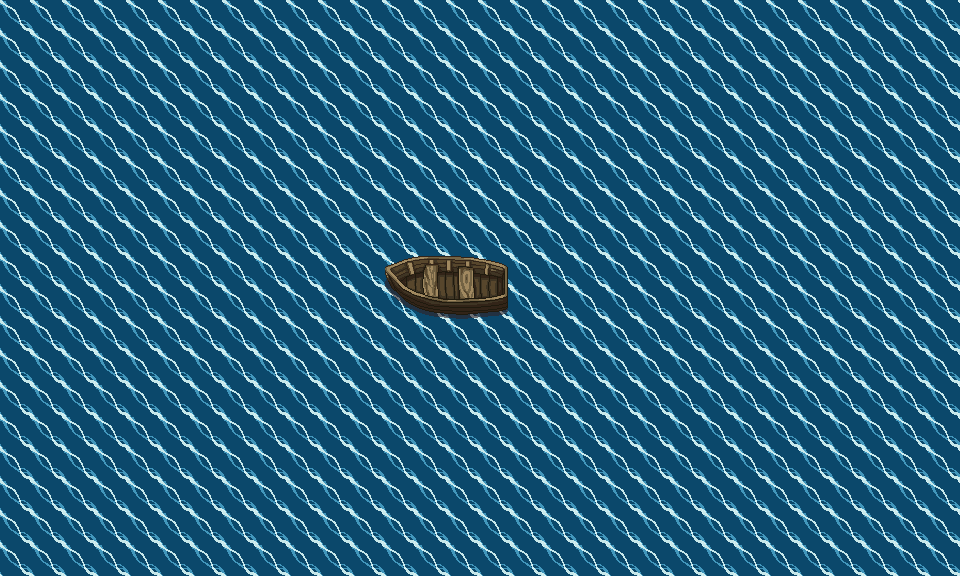

Below is a game level as drawn by its tile map, then a one-line description and the .tmx that defines it (tile-layer data replaced by summaries):
An orthogonal 30x18 tile map with 32x32 px tiles, 3 tile layers (Water, Boat, Overlay) and 3 objects.

<map version="1.0" orientation="orthogonal" renderorder="right-down" width="30" height="18" tilewidth="32" tileheight="32" nextobjectid="4">
 <tileset firstgid="1" name="alltiles" tilewidth="32" tileheight="32" tilecount="4096" columns="64">
  <image source="../Tilesets/alltiles.png" width="2048" height="2048" />
  <tile id="123">
   <properties>
    <property name="HasCollision" type="bool" value="true" />
   </properties>
  </tile>
  <tile id="126">
   <properties>
    <property name="HasCollision" type="bool" value="true" />
   </properties>
  </tile>
  <tile id="187">
   <properties>
    <property name="HasCollision" type="bool" value="true" />
   </properties>
  </tile>
  <tile id="188">
   <properties>
    <property name="HasCollision" type="bool" value="true" />
   </properties>
  </tile>
  <tile id="189">
   <properties>
    <property name="HasCollision" type="bool" value="true" />
   </properties>
  </tile>
  <tile id="190">
   <properties>
    <property name="HasCollision" type="bool" value="true" />
   </properties>
  </tile>
  <tile id="243">
   <properties>
    <property name="IsWaterfall" type="bool" value="true" />
   </properties>
  </tile>
  <tile id="370">
   <properties>
    <property name="HasCollision" type="bool" value="true" />
   </properties>
  </tile>
  <tile id="372">
   <properties>
    <property name="HasCollision" type="bool" value="true" />
   </properties>
  </tile>
  <tile id="379">
   <properties>
    <property name="HasCollision" type="bool" value="true" />
   </properties>
  </tile>
  <tile id="380">
   <properties>
    <property name="HasCollision" type="bool" value="true" />
   </properties>
  </tile>
  <tile id="381">
   <properties>
    <property name="HasCollision" type="bool" value="true" />
   </properties>
  </tile>
  <tile id="382">
   <properties>
    <property name="HasCollision" type="bool" value="true" />
   </properties>
  </tile>
  <tile id="443">
   <properties>
    <property name="HasCollision" type="bool" value="true" />
   </properties>
  </tile>
  <tile id="444">
   <properties>
    <property name="HasCollision" type="bool" value="true" />
   </properties>
  </tile>
  <tile id="445">
   <properties>
    <property name="HasCollision" type="bool" value="true" />
   </properties>
  </tile>
  <tile id="446">
   <properties>
    <property name="HasCollision" type="bool" value="true" />
   </properties>
  </tile>
  <tile id="890">
   <properties>
    <property name="IsLake" type="bool" value="true" />
   </properties>
  </tile>
  <tile id="1080">
   <properties>
    <property name="HasCollision" type="bool" value="true" />
   </properties>
  </tile>
  <tile id="1081">
   <properties>
    <property name="HasCollision" type="bool" value="true" />
   </properties>
  </tile>
  <tile id="1082">
   <properties>
    <property name="HasCollision" type="bool" value="true" />
   </properties>
  </tile>
  <tile id="1622">
   <properties>
    <property name="IsDeepOcean" type="bool" value="true" />
   </properties>
   <animation>
    <frame tileid="1622" duration="100" />
    <frame tileid="1623" duration="100" />
    <frame tileid="1624" duration="100" />
    <frame tileid="1625" duration="100" />
    <frame tileid="1626" duration="100" />
    <frame tileid="1627" duration="100" />
    <frame tileid="1628" duration="100" />
    <frame tileid="1629" duration="100" />
    <frame tileid="1686" duration="100" />
    <frame tileid="1687" duration="100" />
    <frame tileid="1688" duration="100" />
    <frame tileid="1689" duration="100" />
    <frame tileid="1690" duration="100" />
    <frame tileid="1691" duration="100" />
    <frame tileid="1692" duration="100" />
    <frame tileid="1693" duration="100" />
   </animation>
  </tile>
  <tile id="1670">
   <properties>
    <property name="IsBridge" type="bool" value="true" />
   </properties>
  </tile>
  <tile id="1671">
   <properties>
    <property name="IsBridge" type="bool" value="true" />
   </properties>
  </tile>
  <tile id="1672">
   <properties>
    <property name="IsBridge" type="bool" value="true" />
   </properties>
  </tile>
  <tile id="1673">
   <properties>
    <property name="IsBridge" type="bool" value="true" />
   </properties>
  </tile>
  <tile id="1734">
   <properties>
    <property name="IsBridge" type="bool" value="true" />
   </properties>
  </tile>
  <tile id="1735">
   <properties>
    <property name="IsBridge" type="bool" value="true" />
   </properties>
  </tile>
  <tile id="1736">
   <properties>
    <property name="IsBridge" type="bool" value="true" />
   </properties>
  </tile>
  <tile id="1737">
   <properties>
    <property name="IsBridge" type="bool" value="true" />
   </properties>
  </tile>
 </tileset>
 <layer name="Water" width="30" height="18">
  <data>[540 cells, 540 non-empty, 1 distinct tile ids]</data>
 </layer>
 <layer name="Boat" width="30" height="18">
  <data>[540 cells, 8 non-empty, 8 distinct tile ids]</data>
 </layer>
 <layer name="Overlay" width="30" height="18">
  <data>[540 cells, 2 non-empty, 2 distinct tile ids]</data>
 </layer>
 <objectgroup name="SpawnPoints">
  <object id="1" gid="1800" x="478" y="294" width="32" height="32">
   <properties>
    <property name="EntityToCreate" value="MapNavigationTrigger" />
    <property name="StartPointName" value="BoatExit" />
    <property name="TargetMap" value="DesertIsland" />
   </properties>
  </object>
  <object id="2" gid="1799" x="415.25" y="288.75" width="32" height="32">
   <properties>
    <property name="EntityToCreate" value="StartPoint" />
    <property name="Name" value="BoatEntrance" />
   </properties>
  </object>
 </objectgroup>
 <objectgroup name="DeepOceanAmbient">
  <object id="3" x="14" y="7" width="928" height="548" />
 </objectgroup>
</map>
